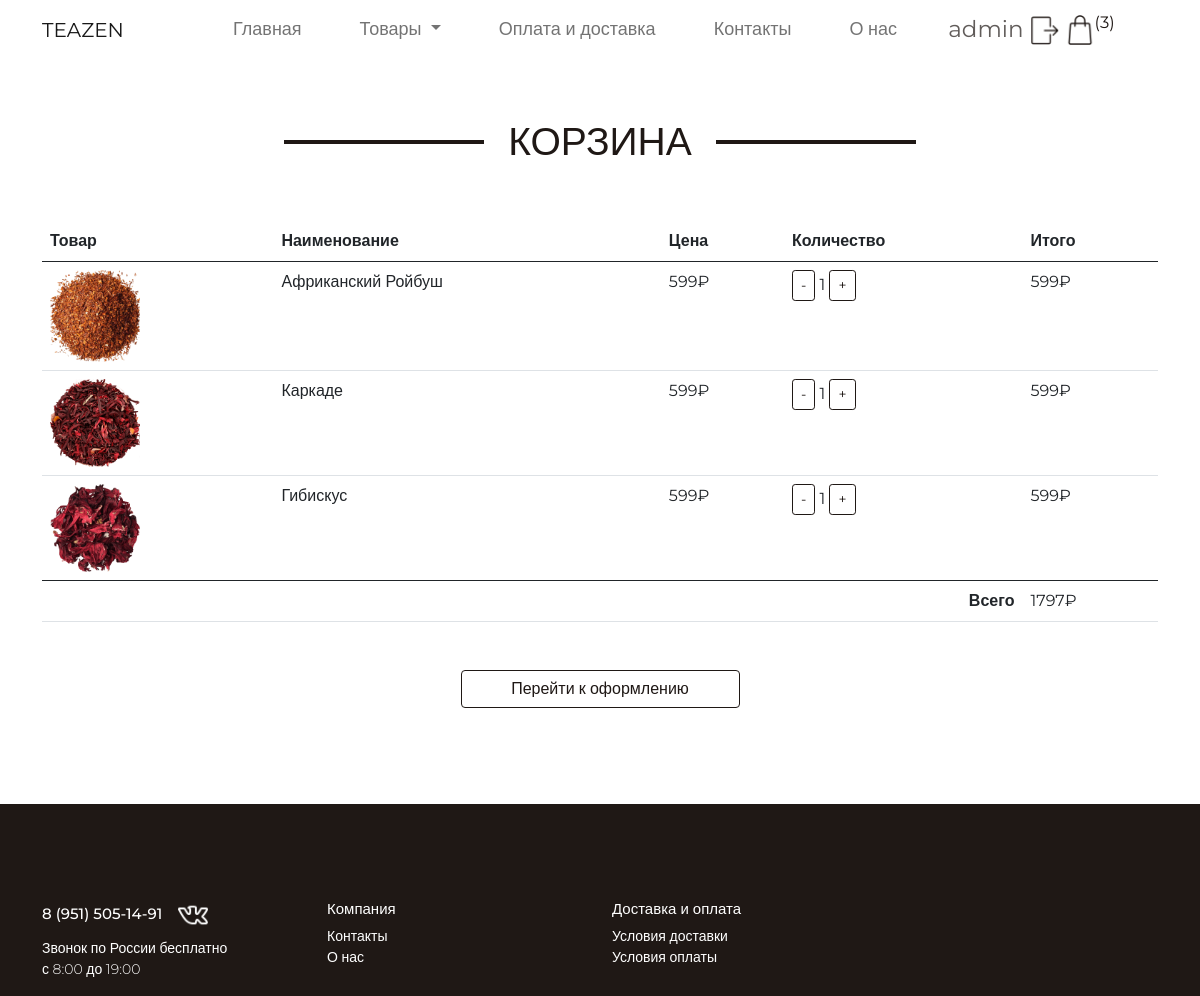
/teazen/cart/ (signed in), run on the app's committed database.
### teazen/models.py (models this page shows, shortened)
class OrderItem(models.Model):
    user = models.ForeignKey(User, on_delete=models.CASCADE)
    ordered = models.BooleanField(default=False)
    item = models.ForeignKey(Tea, on_delete=models.CASCADE)
    quantity = models.IntegerField(default=1)
    class Meta:
        verbose_name = 'Товар в корзине'
        verbose_name_plural = 'Товары в корзине'
    def get_total_item_price(self):
        return self.quantity * self.item.price
    def get_cart_items_count(user):
        return OrderItem.objects.filter(user=user, ordered=False).aggregate(total_items=models.Sum('quantity'))['total_items'] or 0

class Tea(models.Model):
    image = models.ImageField(upload_to='static/img/')
    vid = models.ForeignKey(Product, on_delete=models.CASCADE)
    name = models.CharField(max_length=60, help_text="Введите название чая")
    content = models.TextField(null=True, blank=True)
    price = models.DecimalField(max_digits=8, decimal_places=0,null=True, blank=True)
    STATUS = (
        ('a', 'Доступен'),
        ('n', 'Нет в наличии'),
    )
    status = models.CharField(max_length=1, choices=STATUS, blank=True, default='a', help_text='Наличие чая')
    class Meta:
        ordering = ('name',)
        verbose_name = 'Чай'
        verbose_name_plural = 'Чай'

### teazen/views.py (the view)
# urls.py: path('cart/', cart, name='cart'),
def cart(request):
    order_items = OrderItem.objects.filter(user=request.user, ordered=False)
    total = order_items.aggregate(total=Sum(F('quantity') * F('item__price')))['total']
    context = {
        'order_items': order_items,
        'total': total
    }
    return render(request, 'teazen/cart.html', context)

### teazen/context_processors.py (called while the page is built)
def cart_item_count(request):
    if request.user.is_authenticated:
        cart_items_count = OrderItem.get_cart_items_count(request.user)
    else:
        cart_items_count = 0
    return {'cart_items_count': cart_items_count}

### templates/teazen/cart.html (shortened to what this page needs)
{% extends "base_generic.html" %}
{% load static %}
{% block content %}
<div class="container mt-2 mb-5">
  <div class="row">
    <div class="h1">
      <div class="title mt-5">
        <span>
          КОРЗИНА
        </span>
      </div>
    </div>
  </div>
</div>
    <div class='container'>
    <table class="table">
        <thead>
            <tr>
                <th scope="col">Товар</th>
                <th scope="col">Наименование</th>
                <th scope="col">Цена</th>
                <th scope="col">Количество</th>
                <th scope="col">Итого</th>
            </tr>
        </thead>
        <tbody>
            {% for order_item in order_items %}
                <tr>
                    <td><img src='{{ order_item.item.image.url }}' width="90px"></td>
                    <td>{{ order_item.item.name }}</td>
                    <td>{{ order_item.item.price }}₽</td>
                    <td>
                      <a href="{% url 'remove_from_cart' order_item.item.id %}" class="btn btn-sm btn-outline-dark">-</a>
                      {{ order_item.quantity }}
                      <a href="{% url 'add_to_cart' order_item.item.id %}" class="btn btn-sm btn-outline-dark">+</a>
                  </td>
                  <td>{{ order_item.get_total_item_price|floatformat:0 }}₽</td>
              </tr>
          {% empty %}
              <tr>
                  <td colspan="5">Корзина пуста</td>
              </tr>
            </tbody>
          {% endfor %}
          {% if total > 1 %}
          <tfoot>
            <tr>
                <td colspan="4" align="right"><strong>Всего</strong></td>
                <td>{{ total }}₽</td>
            </tr>
        </tfoot>
      {% endif %}
  </table>
</div>
<div class="container mt-5 mb-5">
  <div class="row mx-auto col-3 col-md-3 col-sm-6" >
<a class="btn btn-outline-dark text-center" href=" {% url 'create_order' %}" role="button">Перейти к оформлению</a>
</div>
</div>
{% endblock %}

### templates/base_generic.html (shortened to what this page needs)
<!DOCTYPE html>
<html lang="en">
<head>
  <link href="https://cdn.jsdelivr.net/npm/bootstrap@5.0.2/dist/css/bootstrap.min.css" rel="stylesheet"
>
  {% load static %}
  <link rel="stylesheet" href="{% static 'css/style.css' %}">
</head>
<body>
  <div class="wrapper">
    <div class="content">
  {% block navbar %}
  <header class="container">
    <nav class="navbar navbar-expand-lg navbar-light">
      <a class="navbar-brand" href = {% url 'index' %}>TEAZEN</a>
      <div class="collapse navbar-collapse" id="navbarSupportedContent">
        <ul class="navbar-nav mx-auto mb-2 mb-sm-0 align-text-center">
          <li class="nav-item">
            <a class="nav-link" aria-current="page" href = {% url 'index' %}>Главная</a>
          </li>
          <li class="nav-item dropdown">
            <a class="nav-link dropdown-toggle" href="#" id="navbarDropdown" role="button" data-bs-toggle="dropdown"
              aria-expanded="false">
              Товары
            </a>
          </li>
          <li class="nav-item">
            <a class="nav-link" href= {% url 'oplata' %}>Оплата и доставка</a>
          </li>
          <li class="nav-item">
            <a class="nav-link" href= {% url 'contact' %}>Контакты</a>
          </li>
          <li class="nav-item">
            <a class="nav-link"  href= {% url 'about' %}>О нас</a>
          </li>
        </ul>
        <ul class="navbar-nav me-auto mb-2 mb-lg-0">
          <li class='usrnm ps-45-sm' >{% if user.is_authenticated %}
            {{ user.get_username }}</li>
            <li class= 'mx-1 ps-44-sm '><a href="{% url 'logout'%}?next={{request.path}}"><img
              src="{% static 'img/log_out.png' %}" alt="" width="33"></a></li>
              <li><div class="cart-items-count">
                {% if cart_items_count > 0 %}
                <a class='ps-46-sm' style="text-decoration: none" href="{% url 'cart' %}"><img src="{% static 'img/basket_icon.png' %}" alt="" width="30"><sup>({{ cart_items_count }})</sup></a>
                {% else %}
                <a style="text-decoration: none" href="{% url 'cart' %}"><img src="{% static 'img/basket_icon.png' %}" alt="" width="30"></a>
                {% endif %}
            </div></li>
          {% else %}
            <li class=""><a href="{% url 'login'%}?next={{request.path}}"><img
              src="{% static 'img/user_icon.png' %}" alt="" width="30"></a></li>
              <li><a style="text-decoration: none" href="{% url 'login' %}"><img src="{% static 'img/basket_icon.png' %}" alt="" width="30"></a></li>
          {% endif %}
        </ul>
    </div>
    </nav>
  </header>
  {% endblock %}
  {% block content %}
  {% endblock %}
</div>
    <div class="footer mt-5">
      {% block footer %}
      <footer class=' d-flex align-self-end'>
        <div class="container mt-5 ">
          <div class="row">
            <div class="col mt-5 col-md-3 col-6">
              <h4 class="me-5">8 (951) 505-14-91<a href="https://vk.com/chajnaya_biblioteka" target="_blank"><img class="ms-3" src= "{% static 'img/vk.png' %}" alt="" width="30px"
                    height="30px"></a>
                </h4>
                <ul class="list-unstyled">
                  <li>Звонок по России бесплатно
                    <br>с 8:00 до 19:00
                  </li>
                </ul>
            </div>
            <div class="mt-5 col-md-3 col-6">
              <h4>Компания</h4>
              <ul class="list-unstyled">
                <li><a href= {% url 'contact' %}>Контакты</a></li>
                <li><a href= {% url 'about' %}>О нас</a></li>
              </ul>
            </div>
            <div class="mt-5 col-md-3 col-6">
              <h4>Доставка и оплата</h4>
              <ul class="list-unstyled">
                <li><a href= {% url 'oplata' %}>Условия доставки</a></li>
                <li><a href= {% url 'oplata' %}>Условия оплаты</a></li>
              </ul>
            </div>
          </div>
        </div>
      </div>
      {% endblock %}
    </div>
</body>
</html>

### static/css/style.css (style rules this page uses)
html { scroll-behavior: smooth; }
header { font-size: 22px; font-weight: 400; }
body { font-family: 'Montserrat', sans-serif; color: #1F1815; background-color: #fff; min-width: 320px; }
html, body { height: 100%; }
.wrapper { min-height: 100%; display: flex; flex-direction: column; }
.content { flex-grow: 1; }
.footer { flex-shrink: 0; }
img { max-width: 100%; height: auto; }
header a { color: #1F1815; }
header .nav-item { margin-left: 42px; }
footer { color: #fff; background-color: #1F1815; }
footer a { color: #fff; font-size: 14px; font-weight: 300; text-decoration: none; }
footer li { color: #fff; font-size: 14px; font-weight: 300; }
footer h4 { font-size: 15px; font-weight: 500; }
.usrnm { font-size: 23px; font-weight: 400; opacity: 70%; }
@media screen and (min-width: 982px) and (max-width: 1200px) { header .nav-item { font-size: 18px; } }
.title { overflow: hidden; text-align: center; }
.title span { display: inline-block; vertical-align: middle; }
.title:before, .title:after { content: ""; display: inline-block; vertical-align: middle; width: 200px; height: 4px; background-color: #1F1815; position: relative; }
.title:before { margin-left: -100%; left: -14px; }
.title:after { margin-right: -100%; right: -14px; }
@media screen and (min-width: 700px) { .title { font-size: 39px; } }
.btn-outline-dark { border-color: #1F1815; color: #1F1815; }
.footer { background-color: #1F1815; color: #fff; }

### data on the page
OrderItem: item.image (picture), item.name "Африканский Ройбуш", item.price "599", quantity "1", get_total_item_price "599"
OrderItem: item.image (picture), item.name "Каркаде", item.price "599", quantity "1", get_total_item_price "599"
OrderItem: item.image (picture), item.name "Гибискус", item.price "599", quantity "1", get_total_item_price "599"

### other printed values
{{ user.get_username }} "admin"
{{ cart_items_count }} "3"
{{ total }} "1797"
